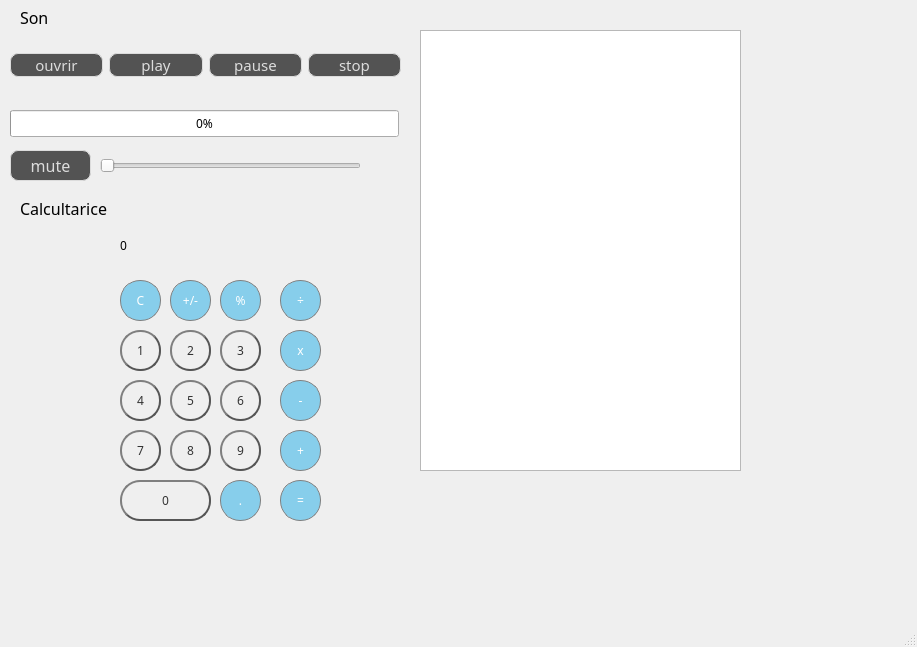
<?xml version="1.0" encoding="UTF-8"?>
<ui version="4.0">
 <class>config</class>
 <widget class="QMainWindow" name="config">
  <property name="geometry">
   <rect>
    <x>0</x>
    <y>0</y>
    <width>917</width>
    <height>647</height>
   </rect>
  </property>
  <property name="windowTitle">
   <string>MainWindow</string>
  </property>
  <widget class="QWidget" name="centralwidget">
   <widget class="QLabel" name="label_19">
    <property name="geometry">
     <rect>
      <x>120</x>
      <y>220</y>
      <width>211</width>
      <height>51</height>
     </rect>
    </property>
    <property name="font">
     <font>
      <family>Segoe Print</family>
     </font>
    </property>
    <property name="styleSheet">
     <string notr="true">/* (Label at top) Label Stylesheet */

QLabel {
  qproperty-alignment: 'AlignVCenter | AlignRight';
  border: 1px solid gray;
}

background-color : white;

/* End Label Stylesheet */</string>
    </property>
    <property name="text">
     <string>0</string>
    </property>
   </widget>
   <widget class="QPushButton" name="pushButton_8">
    <property name="geometry">
     <rect>
      <x>170</x>
      <y>430</y>
      <width>41</width>
      <height>41</height>
     </rect>
    </property>
    <property name="font">
     <font>
      <family>Segoe Print</family>
     </font>
    </property>
    <property name="styleSheet">
     <string notr="true">QPushButton {
color: #333;
border: 2px solid #555;
border-radius: 20px;
border-style: outset;
background: qradialgradient(
cx: 0.3, cy: -0.4, fx: 0.3, fy: -0.4,
radius: 1.35, stop: 0 #fff, stop: 1 #888
);
padding: 5px;
}

QPushButton:hover {
background: qradialgradient(
cx: 0.3, cy: -0.4, fx: 0.3, fy: -0.4,
radius: 1.35, stop: 0 #fff, stop: 1 #bbb
);
}

QPushButton:pressed {
border-style: inset;
background: qradialgradient(
cx: 0.4, cy: -0.1, fx: 0.4, fy: -0.1,
radius: 1.35, stop: 0 #fff, stop: 1 #ddd
);
}</string>
    </property>
    <property name="text">
     <string>8</string>
    </property>
   </widget>
   <widget class="QPushButton" name="pushButton_4">
    <property name="geometry">
     <rect>
      <x>120</x>
      <y>380</y>
      <width>41</width>
      <height>41</height>
     </rect>
    </property>
    <property name="font">
     <font>
      <family>Segoe Print</family>
     </font>
    </property>
    <property name="styleSheet">
     <string notr="true">QPushButton {
color: #333;
border: 2px solid #555;
border-radius: 20px;
border-style: outset;
background: qradialgradient(
cx: 0.3, cy: -0.4, fx: 0.3, fy: -0.4,
radius: 1.35, stop: 0 #fff, stop: 1 #888
);
padding: 5px;
}

QPushButton:hover {
background: qradialgradient(
cx: 0.3, cy: -0.4, fx: 0.3, fy: -0.4,
radius: 1.35, stop: 0 #fff, stop: 1 #bbb
);
}

QPushButton:pressed {
border-style: inset;
background: qradialgradient(
cx: 0.4, cy: -0.1, fx: 0.4, fy: -0.1,
radius: 1.35, stop: 0 #fff, stop: 1 #ddd
);
}</string>
    </property>
    <property name="text">
     <string>4</string>
    </property>
   </widget>
   <widget class="QPushButton" name="pushButton_6">
    <property name="geometry">
     <rect>
      <x>220</x>
      <y>380</y>
      <width>41</width>
      <height>41</height>
     </rect>
    </property>
    <property name="font">
     <font>
      <family>Segoe Print</family>
     </font>
    </property>
    <property name="styleSheet">
     <string notr="true">QPushButton {
color: #333;
border: 2px solid #555;
border-radius: 20px;
border-style: outset;
background: qradialgradient(
cx: 0.3, cy: -0.4, fx: 0.3, fy: -0.4,
radius: 1.35, stop: 0 #fff, stop: 1 #888
);
padding: 5px;
}

QPushButton:hover {
background: qradialgradient(
cx: 0.3, cy: -0.4, fx: 0.3, fy: -0.4,
radius: 1.35, stop: 0 #fff, stop: 1 #bbb
);
}

QPushButton:pressed {
border-style: inset;
background: qradialgradient(
cx: 0.4, cy: -0.1, fx: 0.4, fy: -0.1,
radius: 1.35, stop: 0 #fff, stop: 1 #ddd
);
}
</string>
    </property>
    <property name="text">
     <string>6</string>
    </property>
   </widget>
   <widget class="QPushButton" name="pushButton_equals">
    <property name="geometry">
     <rect>
      <x>280</x>
      <y>480</y>
      <width>41</width>
      <height>41</height>
     </rect>
    </property>
    <property name="font">
     <font>
      <family>Segoe Print</family>
     </font>
    </property>
    <property name="styleSheet">
     <string notr="true">/* (Clear,+/-,%,. buttons) Unary Operations Buttons Stylesheet */

QPushButton {
  background-color: rgb(215, 215, 215);
  border: 2px solid #555;
border-radius: 20px;
border-style: outset;
}
QPushButton:pressed {
    background-color: qlineargradient(x1: 0, y1: 0, x2: 0, y2: 1,
                                      stop: 0 #BEBEBE, stop: 1 #D7D7D7);
}
/* End Unary Operations Buttons Stylesheet */

/* (Orange buttons) Operations Buttons Stylesheet */
QPushButton {
  background-color:#87CEEB;
  color: white; 
  border: 1px solid gray;
}

QPushButton:pressed {
    background-color: qlineargradient(x1: 0, y1: 0, x2: 0, y2: 1,
                                      stop: 0 #FF7832, stop: 1 #FF9739);
}
</string>
    </property>
    <property name="text">
     <string>=</string>
    </property>
   </widget>
   <widget class="QPushButton" name="pushButton_percent">
    <property name="geometry">
     <rect>
      <x>220</x>
      <y>280</y>
      <width>41</width>
      <height>41</height>
     </rect>
    </property>
    <property name="font">
     <font>
      <family>Segoe Print</family>
     </font>
    </property>
    <property name="styleSheet">
     <string notr="true">/* (Clear,+/-,%,. buttons) Unary Operations Buttons Stylesheet */

QPushButton {
  background-color: rgb(215, 215, 215);
  border: 2px solid #555;
border-radius: 20px;
border-style: outset;
}
QPushButton:pressed {
    background-color: qlineargradient(x1: 0, y1: 0, x2: 0, y2: 1,
                                      stop: 0 #BEBEBE, stop: 1 #D7D7D7);
}
/* End Unary Operations Buttons Stylesheet */

/* (Orange buttons) Operations Buttons Stylesheet */
QPushButton {
  background-color: #87CEEB;
  color: white; 
  border: 1px solid gray;
}

QPushButton:pressed {
    background-color: qlineargradient(x1: 0, y1: 0, x2: 0, y2: 1,
                                      stop: 0 #FF7832, stop: 1 #FF9739);
}
</string>
    </property>
    <property name="text">
     <string>%</string>
    </property>
   </widget>
   <widget class="QPushButton" name="pushButton_2">
    <property name="geometry">
     <rect>
      <x>170</x>
      <y>330</y>
      <width>41</width>
      <height>41</height>
     </rect>
    </property>
    <property name="font">
     <font>
      <family>Segoe Print</family>
     </font>
    </property>
    <property name="styleSheet">
     <string notr="true">QPushButton {
color: #333;
border: 2px solid #555;
border-radius: 20px;
border-style: outset;
background: qradialgradient(
cx: 0.3, cy: -0.4, fx: 0.3, fy: -0.4,
radius: 1.35, stop: 0 #fff, stop: 1 #888
);
padding: 5px;
}

QPushButton:hover {
background: qradialgradient(
cx: 0.3, cy: -0.4, fx: 0.3, fy: -0.4,
radius: 1.35, stop: 0 #fff, stop: 1 #bbb
);
}

QPushButton:pressed {
border-style: inset;
background: qradialgradient(
cx: 0.4, cy: -0.1, fx: 0.4, fy: -0.1,
radius: 1.35, stop: 0 #fff, stop: 1 #ddd
);
}</string>
    </property>
    <property name="text">
     <string>2</string>
    </property>
   </widget>
   <widget class="QLabel" name="label_29">
    <property name="geometry">
     <rect>
      <x>20</x>
      <y>10</y>
      <width>47</width>
      <height>14</height>
     </rect>
    </property>
    <property name="font">
     <font>
      <family>Segoe Print</family>
      <pointsize>12</pointsize>
      <weight>50</weight>
      <bold>false</bold>
     </font>
    </property>
    <property name="text">
     <string>Son</string>
    </property>
   </widget>
   <widget class="QPushButton" name="pushButton_0">
    <property name="geometry">
     <rect>
      <x>120</x>
      <y>480</y>
      <width>91</width>
      <height>41</height>
     </rect>
    </property>
    <property name="font">
     <font>
      <family>Segoe Print</family>
     </font>
    </property>
    <property name="styleSheet">
     <string notr="true">QPushButton {
color: #333;
border: 2px solid #555;
border-radius: 20px;
border-style: outset;
background: qradialgradient(
cx: 0.3, cy: -0.4, fx: 0.3, fy: -0.4,
radius: 1.35, stop: 0 #fff, stop: 1 #888
);
padding: 5px;
}

QPushButton:hover {
background: qradialgradient(
cx: 0.3, cy: -0.4, fx: 0.3, fy: -0.4,
radius: 1.35, stop: 0 #fff, stop: 1 #bbb
);
}

QPushButton:pressed {
border-style: inset;
background: qradialgradient(
cx: 0.4, cy: -0.1, fx: 0.4, fy: -0.1,
radius: 1.35, stop: 0 #fff, stop: 1 #ddd
);
}</string>
    </property>
    <property name="text">
     <string>0</string>
    </property>
   </widget>
   <widget class="QSlider" name="volume_media">
    <property name="geometry">
     <rect>
      <x>100</x>
      <y>150</y>
      <width>261</width>
      <height>31</height>
     </rect>
    </property>
    <property name="styleSheet">
     <string notr="true"/>
    </property>
    <property name="orientation">
     <enum>Qt::Horizontal</enum>
    </property>
   </widget>
   <widget class="QPushButton" name="pushButton_5">
    <property name="geometry">
     <rect>
      <x>170</x>
      <y>380</y>
      <width>41</width>
      <height>41</height>
     </rect>
    </property>
    <property name="font">
     <font>
      <family>Segoe Print</family>
     </font>
    </property>
    <property name="styleSheet">
     <string notr="true">QPushButton {
color: #333;
border: 2px solid #555;
border-radius: 20px;
border-style: outset;
background: qradialgradient(
cx: 0.3, cy: -0.4, fx: 0.3, fy: -0.4,
radius: 1.35, stop: 0 #fff, stop: 1 #888
);
padding: 5px;
}

QPushButton:hover {
background: qradialgradient(
cx: 0.3, cy: -0.4, fx: 0.3, fy: -0.4,
radius: 1.35, stop: 0 #fff, stop: 1 #bbb
);
}

QPushButton:pressed {
border-style: inset;
background: qradialgradient(
cx: 0.4, cy: -0.1, fx: 0.4, fy: -0.1,
radius: 1.35, stop: 0 #fff, stop: 1 #ddd
);
}</string>
    </property>
    <property name="text">
     <string>5</string>
    </property>
   </widget>
   <widget class="QWidget" name="verticalLayoutWidget">
    <property name="geometry">
     <rect>
      <x>10</x>
      <y>110</y>
      <width>391</width>
      <height>32</height>
     </rect>
    </property>
    <layout class="QVBoxLayout" name="verticalLayout"/>
   </widget>
   <widget class="QPushButton" name="pushButton_divide">
    <property name="geometry">
     <rect>
      <x>280</x>
      <y>280</y>
      <width>41</width>
      <height>41</height>
     </rect>
    </property>
    <property name="font">
     <font>
      <family>Segoe Print</family>
     </font>
    </property>
    <property name="styleSheet">
     <string notr="true">/* (Clear,+/-,%,. buttons) Unary Operations Buttons Stylesheet */

QPushButton {
  background-color: rgb(215, 215, 215);
  border: 2px solid #555;
border-radius: 20px;
border-style: outset;
}
QPushButton:pressed {
    background-color: qlineargradient(x1: 0, y1: 0, x2: 0, y2: 1,
                                      stop: 0 #BEBEBE, stop: 1 #D7D7D7);
}
/* End Unary Operations Buttons Stylesheet */

/* (Orange buttons) Operations Buttons Stylesheet */
QPushButton {
  background-color: #87CEEB;
  color: white; 
  border: 1px solid gray;
}

QPushButton:pressed {
    background-color: qlineargradient(x1: 0, y1: 0, x2: 0, y2: 1,
                                      stop: 0 #FF7832, stop: 1 #FF9739);
}
</string>
    </property>
    <property name="text">
     <string>÷</string>
    </property>
   </widget>
   <widget class="QWidget" name="layoutWidget_2">
    <property name="geometry">
     <rect>
      <x>750</x>
      <y>30</y>
      <width>61</width>
      <height>441</height>
     </rect>
    </property>
    <layout class="QVBoxLayout" name="verticalLayout_8">
     <property name="spacing">
      <number>2</number>
     </property>
     <item>
      <widget class="QToolButton" name="newfile">
       <property name="styleSheet">
        <string notr="true">


QToolButton {background-image: url(:/Files/icons8-add-file-50.png);
 background-repeat: no-repeat;
background-position: center;
width: 125px; 
	height:30px;
border-radius: 50%;}</string>
       </property>
       <property name="text">
        <string/>
       </property>
      </widget>
     </item>
     <item>
      <widget class="QToolButton" name="savefile">
       <property name="styleSheet">
        <string notr="true">
QToolButton{border-radius: 50%;

background-image: url(:/Files/icons8-save-50.png);
 background-repeat: no-repeat;
background-position: center;
width: 125px; 
	height:30px;}</string>
       </property>
       <property name="text">
        <string/>
       </property>
      </widget>
     </item>
     <item>
      <widget class="QToolButton" name="couper">
       <property name="styleSheet">
        <string notr="true">QToolButton{border-radius: 50%;

background-image: url(:/Files/icons8-cut-50.png);
border-radius: 50%;
 background-repeat: no-repeat;
background-position: center;
width: 125px; 
	height:30px;}</string>
       </property>
       <property name="text">
        <string/>
       </property>
      </widget>
     </item>
     <item>
      <widget class="QToolButton" name="redo">
       <property name="styleSheet">
        <string notr="true">QToolButton{border-radius: 50%;
background-image: url(:/Files/icons8-u-turn-to-left-50.png);
border-radius: 50%;

border-radius: 50%;
 background-repeat: no-repeat;
background-position: center;
width: 125px; 
	height:30px;}
</string>
       </property>
       <property name="text">
        <string/>
       </property>
      </widget>
     </item>
     <item>
      <widget class="QToolButton" name="undo">
       <property name="styleSheet">
        <string notr="true">
QToolButton{border-radius: 50%;
background-image: url(:/Files/icons8-u-turn-to-right-50.png);
border-radius: 50%;
border-radius: 50%;
 background-repeat: no-repeat;
background-position: center;
width: 125px; 
	height:30px;}</string>
       </property>
       <property name="text">
        <string/>
       </property>
      </widget>
     </item>
     <item>
      <widget class="QToolButton" name="copier">
       <property name="styleSheet">
        <string notr="true">

QToolButton{border-radius: 50%;
background-image: url(:/Files/icons8-copy-36.png);



 background-repeat: no-repeat;
background-position: center;
width: 125px; 
	height:30px;}</string>
       </property>
       <property name="text">
        <string/>
       </property>
      </widget>
     </item>
     <item>
      <widget class="QToolButton" name="coller">
       <property name="styleSheet">
        <string notr="true">


QToolButton{border-radius: 50%;
background-image: url(:/Files/icons8-paste-37.png);

 background-repeat: no-repeat;
background-position: center;
width: 125px; 
	height:30px;}</string>
       </property>
       <property name="text">
        <string/>
       </property>
      </widget>
     </item>
     <item>
      <widget class="QToolButton" name="openfile">
       <property name="styleSheet">
        <string notr="true">
QToolButton{background-image: url(:/Files/icons8-upload-50.png);
border-radius: 50%;



 background-repeat: no-repeat;
background-position: center;
width: 125px; 
	height:30px;}</string>
       </property>
       <property name="text">
        <string/>
       </property>
      </widget>
     </item>
     <item>
      <widget class="QToolButton" name="clear">
       <property name="styleSheet">
        <string notr="true">
QToolButton{border-radius: 50%;

background-image: url(:/Files/icons8-delete-bin-50.png);



 background-repeat: no-repeat;
background-position: center;
width: 125px; 
	height:30px;}
</string>
       </property>
       <property name="text">
        <string/>
       </property>
      </widget>
     </item>
     <item>
      <widget class="QToolButton" name="imprimer">
       <property name="styleSheet">
        <string notr="true">

QToolButton{border-radius: 50%;
background-image: url(:/Files/icons8-print-50 (1).png);



 background-repeat: no-repeat;
background-position: center;
width: 125px; 
	height:30px;}</string>
       </property>
       <property name="text">
        <string/>
       </property>
      </widget>
     </item>
    </layout>
   </widget>
   <widget class="QWidget" name="layoutWidget">
    <property name="geometry">
     <rect>
      <x>10</x>
      <y>30</y>
      <width>391</width>
      <height>71</height>
     </rect>
    </property>
    <layout class="QHBoxLayout" name="horizontalLayout_159">
     <item>
      <widget class="QPushButton" name="ouvrir_media">
       <property name="font">
        <font>
         <family>Segoe Print</family>
         <pointsize>11</pointsize>
         <weight>50</weight>
         <bold>false</bold>
        </font>
       </property>
       <property name="styleSheet">
        <string notr="true">QPushButton {
color: #dcdcdc;
background:#535353;
border: none;

border: 1px solid #DCDCDC;
border-radius: 8px;
width:60px;
}
QPushButton:hover {
color:#fff;
background: #87CEEB;
border: none;
}
</string>
       </property>
       <property name="text">
        <string>ouvrir</string>
       </property>
      </widget>
     </item>
     <item>
      <widget class="QPushButton" name="play_media">
       <property name="font">
        <font>
         <family>Segoe Print</family>
         <pointsize>11</pointsize>
         <weight>50</weight>
         <bold>false</bold>
        </font>
       </property>
       <property name="styleSheet">
        <string notr="true">QPushButton {
color: #dcdcdc;
background:#535353;
border: none;

border: 1px solid #DCDCDC;
border-radius: 8px;
}
QPushButton:hover {
color:#fff;
background: #87CEEB;
border: none;
}</string>
       </property>
       <property name="text">
        <string>play</string>
       </property>
      </widget>
     </item>
     <item>
      <widget class="QPushButton" name="pause_media">
       <property name="font">
        <font>
         <family>Segoe Print</family>
         <pointsize>11</pointsize>
         <weight>50</weight>
         <bold>false</bold>
        </font>
       </property>
       <property name="styleSheet">
        <string notr="true">QPushButton {
color: #dcdcdc;
background:#535353;
border: none;

border: 1px solid #DCDCDC;
border-radius: 8px;
}
QPushButton:hover {
color:#fff;
background: #87CEEB;
border: none;
}</string>
       </property>
       <property name="text">
        <string>pause</string>
       </property>
      </widget>
     </item>
     <item>
      <widget class="QPushButton" name="stop_media">
       <property name="font">
        <font>
         <family>Segoe Print</family>
         <pointsize>11</pointsize>
         <weight>50</weight>
         <bold>false</bold>
        </font>
       </property>
       <property name="styleSheet">
        <string notr="true">QPushButton {
color: #dcdcdc;
background:#535353;
border: none;

border: 1px solid #DCDCDC;
border-radius: 8px;
}
QPushButton:hover {
color:#fff;
background: #87CEEB;
border: none;
}</string>
       </property>
       <property name="text">
        <string>stop</string>
       </property>
      </widget>
     </item>
    </layout>
   </widget>
   <widget class="QPushButton" name="pushButton_minus">
    <property name="geometry">
     <rect>
      <x>280</x>
      <y>380</y>
      <width>41</width>
      <height>41</height>
     </rect>
    </property>
    <property name="font">
     <font>
      <family>Segoe Print</family>
     </font>
    </property>
    <property name="styleSheet">
     <string notr="true">/* (Clear,+/-,%,. buttons) Unary Operations Buttons Stylesheet */

QPushButton {
  background-color: rgb(215, 215, 215);
  border: 2px solid #555;
border-radius: 20px;
border-style: outset;
}
QPushButton:pressed {
    background-color: qlineargradient(x1: 0, y1: 0, x2: 0, y2: 1,
                                      stop: 0 #BEBEBE, stop: 1 #D7D7D7);
}
/* End Unary Operations Buttons Stylesheet */

/* (Orange buttons) Operations Buttons Stylesheet */
QPushButton {
  background-color:#87CEEB;
  color: white; 
  border: 1px solid gray;
}

QPushButton:pressed {
    background-color: qlineargradient(x1: 0, y1: 0, x2: 0, y2: 1,
                                      stop: 0 #FF7832, stop: 1 #FF9739);
}
</string>
    </property>
    <property name="text">
     <string>-</string>
    </property>
   </widget>
   <widget class="QPushButton" name="pushButton_1">
    <property name="geometry">
     <rect>
      <x>120</x>
      <y>330</y>
      <width>41</width>
      <height>41</height>
     </rect>
    </property>
    <property name="font">
     <font>
      <family>Segoe Print</family>
     </font>
    </property>
    <property name="styleSheet">
     <string notr="true">QPushButton {
color: #333;
border: 2px solid #555;
border-radius: 20px;
border-style: outset;
background: qradialgradient(
cx: 0.3, cy: -0.4, fx: 0.3, fy: -0.4,
radius: 1.35, stop: 0 #fff, stop: 1 #888
);
padding: 5px;
}

QPushButton:hover {
background: qradialgradient(
cx: 0.3, cy: -0.4, fx: 0.3, fy: -0.4,
radius: 1.35, stop: 0 #fff, stop: 1 #bbb
);
}

QPushButton:pressed {
border-style: inset;
background: qradialgradient(
cx: 0.4, cy: -0.1, fx: 0.4, fy: -0.1,
radius: 1.35, stop: 0 #fff, stop: 1 #ddd
);
}</string>
    </property>
    <property name="text">
     <string>1</string>
    </property>
   </widget>
   <widget class="QPushButton" name="pushButton_add">
    <property name="geometry">
     <rect>
      <x>280</x>
      <y>430</y>
      <width>41</width>
      <height>41</height>
     </rect>
    </property>
    <property name="font">
     <font>
      <family>Segoe Print</family>
     </font>
    </property>
    <property name="styleSheet">
     <string notr="true">/* (Clear,+/-,%,. buttons) Unary Operations Buttons Stylesheet */

QPushButton {
  background-color: rgb(215, 215, 215);
  border: 2px solid #555;
border-radius: 20px;
border-style: outset;
}
QPushButton:pressed {
    background-color: qlineargradient(x1: 0, y1: 0, x2: 0, y2: 1,
                                      stop: 0 #BEBEBE, stop: 1 #D7D7D7);
}
/* End Unary Operations Buttons Stylesheet */

/* (Orange buttons) Operations Buttons Stylesheet */
QPushButton {
  background-color: #87CEEB;
  color: white; 
  border: 1px solid gray;
}

QPushButton:pressed {
    background-color: qlineargradient(x1: 0, y1: 0, x2: 0, y2: 1,
                                      stop: 0 #FF7832, stop: 1 #FF9739);
}
</string>
    </property>
    <property name="text">
     <string>+</string>
    </property>
   </widget>
   <widget class="QPushButton" name="pushButton_plusMinus">
    <property name="geometry">
     <rect>
      <x>170</x>
      <y>280</y>
      <width>41</width>
      <height>41</height>
     </rect>
    </property>
    <property name="font">
     <font>
      <family>Segoe Print</family>
     </font>
    </property>
    <property name="styleSheet">
     <string notr="true">/* (Clear,+/-,%,. buttons) Unary Operations Buttons Stylesheet */

QPushButton {
  background-color: #87CEEB;
  border: 2px solid #555;
border-radius: 20px;
border-style: outset;
}
QPushButton:pressed {
    background-color: qlineargradient(x1: 0, y1: 0, x2: 0, y2: 1,
                                      stop: 0 #BEBEBE, stop: 1 #D7D7D7);
}
/* End Unary Operations Buttons Stylesheet */

/* (Orange buttons) Operations Buttons Stylesheet */
QPushButton {
  background-color: #87CEEB;
  color: white; 
  border: 1px solid gray;
}

QPushButton:pressed {
    background-color: qlineargradient(x1: 0, y1: 0, x2: 0, y2: 1,
                                      stop: 0 #FF7832, stop: 1 #FF9739);
}
</string>
    </property>
    <property name="text">
     <string>+/-</string>
    </property>
   </widget>
   <widget class="QPushButton" name="pushButton_9">
    <property name="geometry">
     <rect>
      <x>220</x>
      <y>430</y>
      <width>41</width>
      <height>41</height>
     </rect>
    </property>
    <property name="font">
     <font>
      <family>Segoe Print</family>
     </font>
    </property>
    <property name="styleSheet">
     <string notr="true">QPushButton {
color: #333;
border: 2px solid #555;
border-radius: 20px;
border-style: outset;
background: qradialgradient(
cx: 0.3, cy: -0.4, fx: 0.3, fy: -0.4,
radius: 1.35, stop: 0 #fff, stop: 1 #888
);
padding: 5px;
}

QPushButton:hover {
background: qradialgradient(
cx: 0.3, cy: -0.4, fx: 0.3, fy: -0.4,
radius: 1.35, stop: 0 #fff, stop: 1 #bbb
);
}

QPushButton:pressed {
border-style: inset;
background: qradialgradient(
cx: 0.4, cy: -0.1, fx: 0.4, fy: -0.1,
radius: 1.35, stop: 0 #fff, stop: 1 #ddd
);
}
</string>
    </property>
    <property name="text">
     <string>9</string>
    </property>
   </widget>
   <widget class="QTextEdit" name="textEdit">
    <property name="geometry">
     <rect>
      <x>420</x>
      <y>30</y>
      <width>321</width>
      <height>441</height>
     </rect>
    </property>
   </widget>
   <widget class="QPushButton" name="pushButton_multiply">
    <property name="geometry">
     <rect>
      <x>280</x>
      <y>330</y>
      <width>41</width>
      <height>41</height>
     </rect>
    </property>
    <property name="font">
     <font>
      <family>Segoe Print</family>
     </font>
    </property>
    <property name="styleSheet">
     <string notr="true">/* (Clear,+/-,%,. buttons) Unary Operations Buttons Stylesheet */

QPushButton {
  background-color: rgb(215, 215, 215);
  border: 2px solid #555;
border-radius: 20px;
border-style: outset;
}
QPushButton:pressed {
    background-color: qlineargradient(x1: 0, y1: 0, x2: 0, y2: 1,
                                      stop: 0 #BEBEBE, stop: 1 #D7D7D7);
}
/* End Unary Operations Buttons Stylesheet */

/* (Orange buttons) Operations Buttons Stylesheet */
QPushButton {
  background-color:#87CEEB;
  color: white; 
  border: 1px solid gray;
}

QPushButton:pressed {
    background-color: qlineargradient(x1: 0, y1: 0, x2: 0, y2: 1,
                                      stop: 0 #FF7832, stop: 1 #FF9739);
}
</string>
    </property>
    <property name="text">
     <string>x</string>
    </property>
   </widget>
   <widget class="QPushButton" name="pushButton_3">
    <property name="geometry">
     <rect>
      <x>220</x>
      <y>330</y>
      <width>41</width>
      <height>41</height>
     </rect>
    </property>
    <property name="font">
     <font>
      <family>Segoe Print</family>
     </font>
    </property>
    <property name="styleSheet">
     <string notr="true">QPushButton {
color: #333;
border: 2px solid #555;
border-radius: 20px;
border-style: outset;
background: qradialgradient(
cx: 0.3, cy: -0.4, fx: 0.3, fy: -0.4,
radius: 1.35, stop: 0 #fff, stop: 1 #888
);
padding: 5px;
}

QPushButton:hover {
background: qradialgradient(
cx: 0.3, cy: -0.4, fx: 0.3, fy: -0.4,
radius: 1.35, stop: 0 #fff, stop: 1 #bbb
);
}

QPushButton:pressed {
border-style: inset;
background: qradialgradient(
cx: 0.4, cy: -0.1, fx: 0.4, fy: -0.1,
radius: 1.35, stop: 0 #fff, stop: 1 #ddd
);
}</string>
    </property>
    <property name="text">
     <string>3</string>
    </property>
   </widget>
   <widget class="QPushButton" name="mute_media">
    <property name="geometry">
     <rect>
      <x>10</x>
      <y>150</y>
      <width>81</width>
      <height>31</height>
     </rect>
    </property>
    <property name="font">
     <font>
      <family>Segoe Print</family>
      <pointsize>12</pointsize>
      <weight>50</weight>
      <bold>false</bold>
     </font>
    </property>
    <property name="styleSheet">
     <string notr="true">QPushButton {
color: #dcdcdc;
background:#535353;
border: none;

border: 1px solid #DCDCDC;
border-radius: 8px;
}
QPushButton:hover {
color:#fff;
background: #87CEEB;
border: none;
}</string>
    </property>
    <property name="text">
     <string>mute</string>
    </property>
   </widget>
   <widget class="QPushButton" name="pushButton_7">
    <property name="geometry">
     <rect>
      <x>120</x>
      <y>430</y>
      <width>41</width>
      <height>41</height>
     </rect>
    </property>
    <property name="font">
     <font>
      <family>Segoe Print</family>
     </font>
    </property>
    <property name="styleSheet">
     <string notr="true">QPushButton {
color: #333;
border: 2px solid #555;
border-radius: 20px;
border-style: outset;
background: qradialgradient(
cx: 0.3, cy: -0.4, fx: 0.3, fy: -0.4,
radius: 1.35, stop: 0 #fff, stop: 1 #888
);
padding: 5px;
}

QPushButton:hover {
background: qradialgradient(
cx: 0.3, cy: -0.4, fx: 0.3, fy: -0.4,
radius: 1.35, stop: 0 #fff, stop: 1 #bbb
);
}

QPushButton:pressed {
border-style: inset;
background: qradialgradient(
cx: 0.4, cy: -0.1, fx: 0.4, fy: -0.1,
radius: 1.35, stop: 0 #fff, stop: 1 #ddd
);
}</string>
    </property>
    <property name="text">
     <string>7</string>
    </property>
   </widget>
   <widget class="QPushButton" name="pushButton_clear">
    <property name="geometry">
     <rect>
      <x>120</x>
      <y>280</y>
      <width>41</width>
      <height>41</height>
     </rect>
    </property>
    <property name="font">
     <font>
      <family>Segoe Print</family>
     </font>
    </property>
    <property name="styleSheet">
     <string notr="true">/* (Clear,+/-,%,. buttons) Unary Operations Buttons Stylesheet */

QPushButton {
  background-color: #87CEEB;
  border: 2px solid #555;
border-radius: 20px;
border-style: outset;
}
QPushButton:pressed {
    background-color: #87CEEB;
}
/* End Unary Operations Buttons Stylesheet */

/* (Orange buttons) Operations Buttons Stylesheet */
QPushButton {
  background-color: #87CEEB;
  color: white; 
  border: 1px solid gray;
}

QPushButton:pressed {
    background-color: qlineargradient(x1: 0, y1: 0, x2: 0, y2: 1,
                                      stop: 0 #FF7832, stop: 1 #FF9739);
}
</string>
    </property>
    <property name="text">
     <string>C</string>
    </property>
   </widget>
   <widget class="QPushButton" name="pushButton_dot">
    <property name="geometry">
     <rect>
      <x>220</x>
      <y>480</y>
      <width>41</width>
      <height>41</height>
     </rect>
    </property>
    <property name="font">
     <font>
      <family>Segoe Print</family>
     </font>
    </property>
    <property name="styleSheet">
     <string notr="true">/* (Clear,+/-,%,. buttons) Unary Operations Buttons Stylesheet */

QPushButton {
  background-color: rgb(215, 215, 215);
  border: 2px solid #555;
border-radius: 20px;
border-style: outset;
}
QPushButton:pressed {
    background-color: qlineargradient(x1: 0, y1: 0, x2: 0, y2: 1,
                                      stop: 0 #BEBEBE, stop: 1 #D7D7D7);
}
/* End Unary Operations Buttons Stylesheet */

/* (Orange buttons) Operations Buttons Stylesheet */
QPushButton {
  background-color:#87CEEB;
  color: white; 
  border: 1px solid gray;
}

QPushButton:pressed {
    background-color: qlineargradient(x1: 0, y1: 0, x2: 0, y2: 1,
                                      stop: 0 #FF7832, stop: 1 #FF9739);
}
</string>
    </property>
    <property name="text">
     <string>.</string>
    </property>
   </widget>
   <widget class="QLabel" name="label_54">
    <property name="geometry">
     <rect>
      <x>20</x>
      <y>200</y>
      <width>101</width>
      <height>16</height>
     </rect>
    </property>
    <property name="font">
     <font>
      <family>Segoe Print</family>
      <pointsize>12</pointsize>
     </font>
    </property>
    <property name="text">
     <string>Calcultarice</string>
    </property>
   </widget>
   <widget class="QProgressBar" name="avancement_media">
    <property name="geometry">
     <rect>
      <x>10</x>
      <y>110</y>
      <width>389</width>
      <height>27</height>
     </rect>
    </property>
    <property name="font">
     <font>
      <family>Segoe Print</family>
     </font>
    </property>
    <property name="value">
     <number>0</number>
    </property>
   </widget>
  </widget>
  <widget class="QMenuBar" name="menubar">
   <property name="geometry">
    <rect>
     <x>0</x>
     <y>0</y>
     <width>917</width>
     <height>22</height>
    </rect>
   </property>
  </widget>
  <widget class="QStatusBar" name="statusbar"/>
 </widget>
 <resources/>
 <connections/>
</ui>
